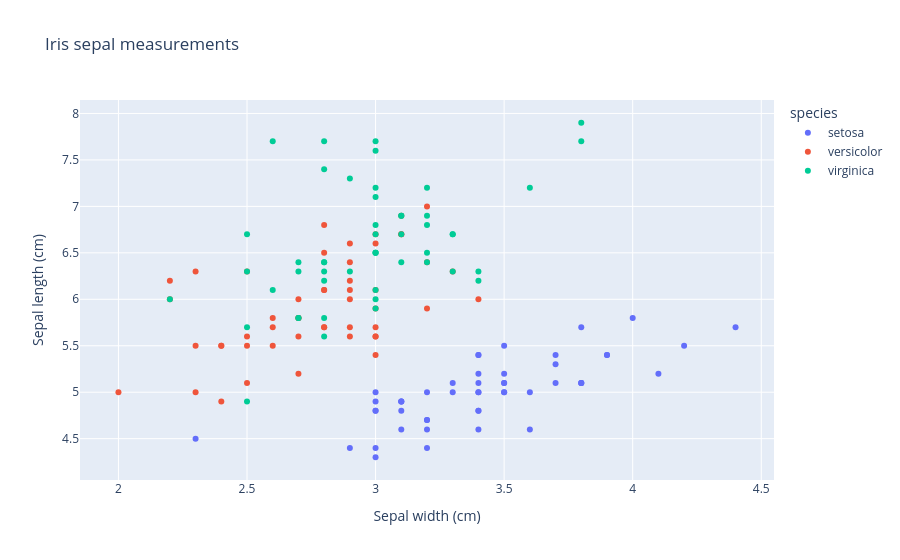

Here is the notebook cell this chart was saved with:
### Markdown cell above
# Edit a paired notebook in VS Code

Open both `notebook.ipynb` and `notebook.py`. With the
[Jupytext Sync extension](https://marketplace.visualstudio.com/items?itemName=caenrigen.jupytext-sync)
active, save changes in either file to update its pair. Save an edit before
switching editors to avoid conflicting unsaved changes.

To try the same workflow from the terminal, run
`jupytext --sync notebook.py` from this directory after editing the script.

### Code cell
import plotly.express as px

iris = px.data.iris()
px.scatter(
    iris,
    x="sepal_width",
    y="sepal_length",
    color="species",
    labels={"sepal_width": "Sepal width (cm)", "sepal_length": "Sepal length (cm)"},
    title="Iris sepal measurements",
)

### Figure 1 — Plotly figure (JSON) as saved in the notebook; plotly's stock layout.template omitted (floating-point values rounded to 4 significant figures)
{"data": [{"hovertemplate": "species=setosa<br>Sepal width (cm)=%{x}<br>Sepal length (cm)=%{y}<extra></extra>", "legendgroup": "setosa", "marker": {"color": "#636efa", "symbol": "circle"}, "mode": "markers", "name": "setosa", "orientation": "v", "showlegend": true, "type": "scatter", "x": [3.5, 3.0, 3.2, 3.1, 3.6, 3.9, 3.4, 3.4, 2.9, 3.1, 3.7, 3.4, 3.0, 3.0, 4.0, 4.4, 3.9, 3.5, 3.8, 3.8, 3.4, 3.7, 3.6, 3.3, 3.4, 3.0, 3.4, 3.5, 3.4, 3.2, 3.1, 3.4, 4.1, 4.2, 3.1, 3.2, 3.5, 3.1, 3.0, 3.4, 3.5, 2.3, 3.2, 3.5, 3.8, 3.0, 3.8, 3.2, 3.7, 3.3], "xaxis": "x", "y": [5.1, 4.9, 4.7, 4.6, 5.0, 5.4, 4.6, 5.0, 4.4, 4.9, 5.4, 4.8, 4.8, 4.3, 5.8, 5.7, 5.4, 5.1, 5.7, 5.1, 5.4, 5.1, 4.6, 5.1, 4.8, 5.0, 5.0, 5.2, 5.2, 4.7, 4.8, 5.4, 5.2, 5.5, 4.9, 5.0, 5.5, 4.9, 4.4, 5.1, 5.0, 4.5, 4.4, 5.0, 5.1, 4.8, 5.1, 4.6, 5.3, 5.0], "yaxis": "y"}, {"hovertemplate": "species=versicolor<br>Sepal width (cm)=%{x}<br>Sepal length (cm)=%{y}<extra></extra>", "legendgroup": "versicolor", "marker": {"color": "#EF553B", "symbol": "circle"}, "mode": "markers", "name": "versicolor", "orientation": "v", "showlegend": true, "type": "scatter", "x": [3.2, 3.2, 3.1, 2.3, 2.8, 2.8, 3.3, 2.4, 2.9, 2.7, 2.0, 3.0, 2.2, 2.9, 2.9, 3.1, 3.0, 2.7, 2.2, 2.5, 3.2, 2.8, 2.5, 2.8, 2.9, 3.0, 2.8, 3.0, 2.9, 2.6, 2.4, 2.4, 2.7, 2.7, 3.0, 3.4, 3.1, 2.3, 3.0, 2.5, 2.6, 3.0, 2.6, 2.3, 2.7, 3.0, 2.9, 2.9, 2.5, 2.8], "xaxis": "x", "y": [7.0, 6.4, 6.9, 5.5, 6.5, 5.7, 6.3, 4.9, 6.6, 5.2, 5.0, 5.9, 6.0, 6.1, 5.6, 6.7, 5.6, 5.8, 6.2, 5.6, 5.9, 6.1, 6.3, 6.1, 6.4, 6.6, 6.8, 6.7, 6.0, 5.7, 5.5, 5.5, 5.8, 6.0, 5.4, 6.0, 6.7, 6.3, 5.6, 5.5, 5.5, 6.1, 5.8, 5.0, 5.6, 5.7, 5.7, 6.2, 5.1, 5.7], "yaxis": "y"}, {"hovertemplate": "species=virginica<br>Sepal width (cm)=%{x}<br>Sepal length (cm)=%{y}<extra></extra>", "legendgroup": "virginica", "marker": {"color": "#00cc96", "symbol": "circle"}, "mode": "markers", "name": "virginica", "orientation": "v", "showlegend": true, "type": "scatter", "x": [3.3, 2.7, 3.0, 2.9, 3.0, 3.0, 2.5, 2.9, 2.5, 3.6, 3.2, 2.7, 3.0, 2.5, 2.8, 3.2, 3.0, 3.8, 2.6, 2.2, 3.2, 2.8, 2.8, 2.7, 3.3, 3.2, 2.8, 3.0, 2.8, 3.0, 2.8, 3.8, 2.8, 2.8, 2.6, 3.0, 3.4, 3.1, 3.0, 3.1, 3.1, 3.1, 2.7, 3.2, 3.3, 3.0, 2.5, 3.0, 3.4, 3.0], "xaxis": "x", "y": [6.3, 5.8, 7.1, 6.3, 6.5, 7.6, 4.9, 7.3, 6.7, 7.2, 6.5, 6.4, 6.8, 5.7, 5.8, 6.4, 6.5, 7.7, 7.7, 6.0, 6.9, 5.6, 7.7, 6.3, 6.7, 7.2, 6.2, 6.1, 6.4, 7.2, 7.4, 7.9, 6.4, 6.3, 6.1, 7.7, 6.3, 6.4, 6.0, 6.9, 6.7, 6.9, 5.8, 6.8, 6.7, 6.7, 6.3, 6.5, 6.2, 5.9], "yaxis": "y"}], "layout": {"legend": {"title": {"text": "species"}, "tracegroupgap": 0}, "title": {"text": "Iris sepal measurements"}, "xaxis": {"anchor": "y", "domain": [0.0, 1.0], "title": {"text": "Sepal width (cm)"}}, "yaxis": {"anchor": "x", "domain": [0.0, 1.0], "title": {"text": "Sepal length (cm)"}}}}
